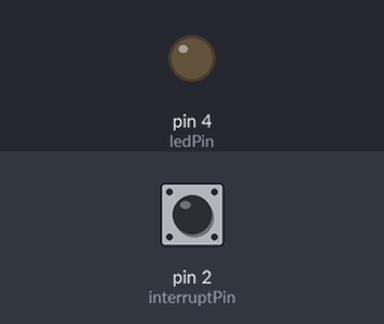
The sketch below on a simulated Arduino Uno, built with avr-gcc and run on an emulated ATmega328P. Parts: output pins drawn as LEDs (lit = HIGH). The test bench sets the inputs (shaded band); at power-on: pin 2 (interruptPin) HIGH.

Above: at 1.2 s.
1.3 s: pin 2 (interruptPin) pulled LOW for 0.15 s
At 2.3 s:
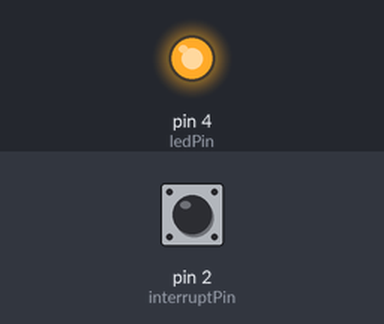
2.9 s: pin 2 (interruptPin) pulled LOW for 3.2 s
At 3.5 s:
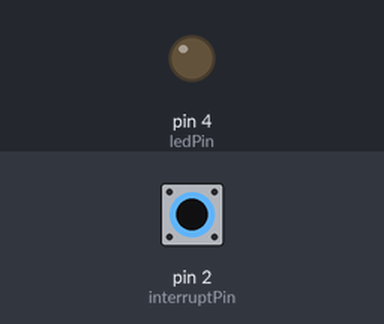
Timing chart, 0 to 7.6 s (numbered marks = the images above; inputs shaded):
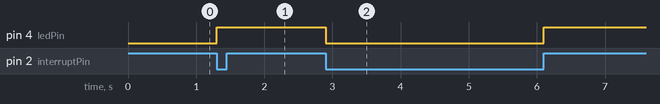

Measured:
- after the input at 1.3 s, pin 4 (ledPin): LOW → HIGH at once
- after the input at 2.9 s, pin 4 (ledPin): HIGH → LOW at once, → HIGH 3.2 s later

The sketch:

werkende_debouncecode_met_interupt.ino
```cpp
const byte ledPin = 4;
const byte interruptPin = 2;
volatile byte state = LOW;
int debounce = 200;
void setup() {
  pinMode(ledPin, OUTPUT);
  pinMode(interruptPin, INPUT_PULLUP);
  attachInterrupt(digitalPinToInterrupt(interruptPin), my_interrupt_handler, CHANGE);
}

void loop() {
  digitalWrite(ledPin, state);

}

void my_interrupt_handler()
{
  static unsigned long last_interrupt_time = 0;
  unsigned long interrupt_time = millis();
  // If interrupts come faster than 200ms, assume it's a bounce and ignore
  if (interrupt_time - last_interrupt_time > debounce)
  {
    state = !state;
  }
  last_interrupt_time = interrupt_time;
}
```
